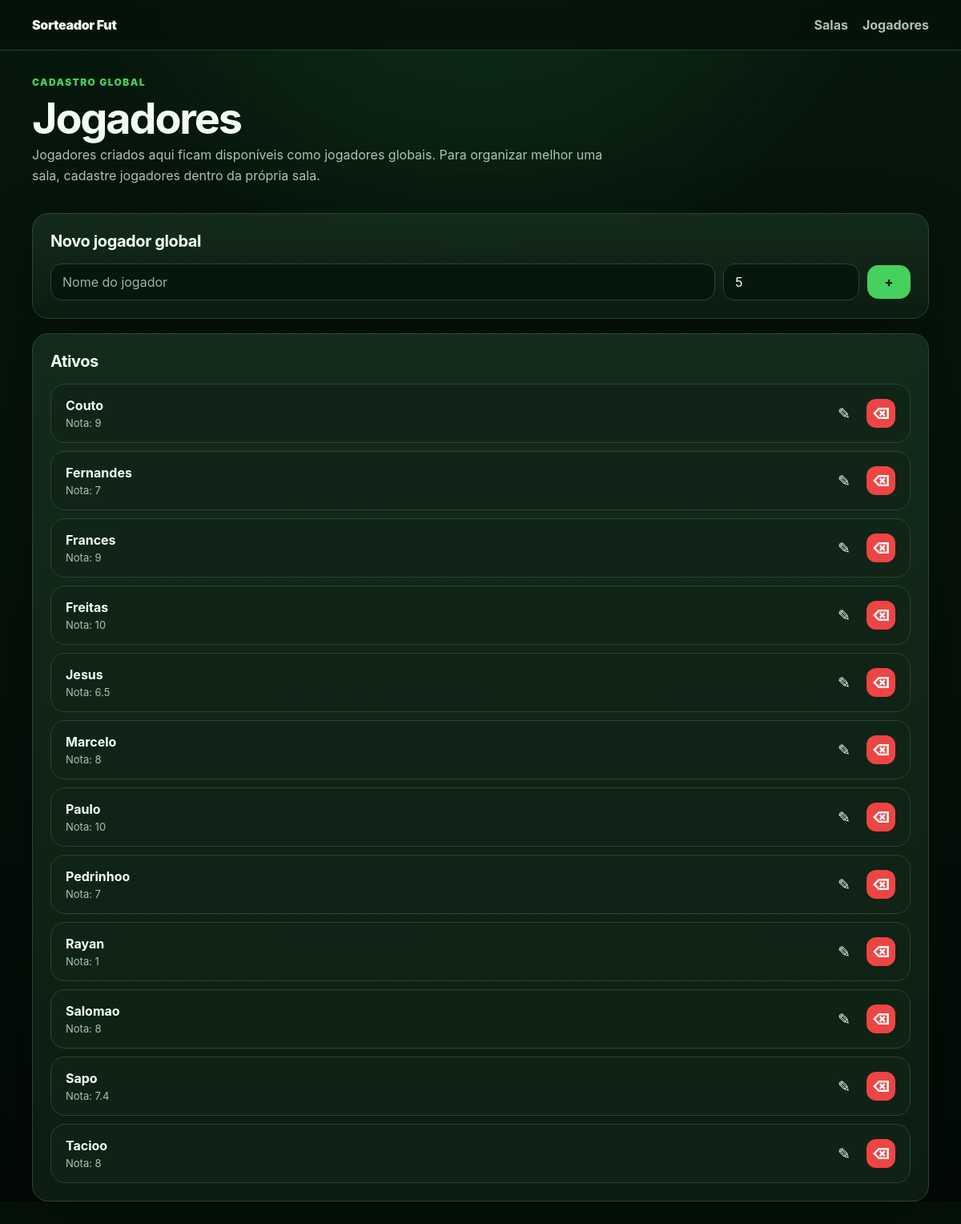
The page /players on the database its author committed.
### app.py (models this page shows)
class Player(db.Model):
    id = db.Column(db.Integer, primary_key=True)
    room_id = db.Column(db.Integer, db.ForeignKey("room.id"), nullable=True, index=True)
    name = db.Column(db.String(120), nullable=False)
    rating = db.Column(db.Float, nullable=False)
    active = db.Column(db.Boolean, default=True, nullable=False)
    created_at = db.Column(db.DateTime, default=lambda: utcnow_naive(), nullable=False)
    room = db.relationship("Room", back_populates="players")

### app.py (the view, shortened to what this page needs)
@app.route("/players", methods=["GET", "POST"])
def players():
    active_players = Player.query.filter_by(active=True).order_by(Player.name.asc()).all()
    inactive_players = Player.query.filter_by(active=False).order_by(Player.name.asc()).all()
    return render_template("players.html", active_players=active_players, inactive_players=inactive_players)

### app.py (called while the page is built)
@app.template_filter("score")
def score_filter(value: float | None) -> str:
    if value is None:
        return "0.00"
    text_value = f"{value:.2f}"
    return text_value.rstrip("0").rstrip(".")

### templates/players.html (shortened to what this page needs)
{% extends "layout.html" %}
{% block content %}
<section class="page-header">
  <div>
    <span class="eyebrow">Cadastro global</span>
    <h1>Jogadores</h1>
    <p>Jogadores criados aqui ficam disponíveis como jogadores globais. Para organizar melhor uma sala, cadastre jogadores dentro da própria sala.</p>
  </div>
</section>
<section class="card">
  <h2>Novo jogador global</h2>
  <form method="post" class="quick-add-form wide">
    <input type="text" name="name" placeholder="Nome do jogador" required>
    <input type="number" name="rating" min="0" max="10" step="0.1" placeholder="Nota" value="5" required>
    <button type="submit">+</button>
  </form>
</section>
<section class="card">
  <h2>Ativos</h2>
  {% if active_players %}
    <div class="list-stack">
      {% for player in active_players %}
        <div class="list-card player-list-card">
          <div>
            <strong>{{ player.name }}</strong>
            <span>Nota: {{ player.rating|score }}</span>
          </div>
          <div class="icon-actions">
            <a class="icon-button" href="{{ url_for('edit_player', player_id=player.id) }}" aria-label="Editar {{ player.name }}">✎</a>
            <form action="{{ url_for('deactivate_player', player_id=player.id) }}" method="post" class="mini-form">
              <button type="submit" class="icon-button danger ghost" aria-label="Remover {{ player.name }}">⌫</button>
            </form>
          </div>
        </div>
      {% endfor %}
    </div>
  {% else %}
    <div class="empty">Nenhum jogador ativo.</div>
  {% endif %}
</section>
{% endblock %}

### templates/layout.html (shortened to what this page needs)
<!doctype html>
<html lang="pt-br">
<head>
  <link rel="stylesheet" href="{{ url_for('static', filename='style.css') }}">
</head>
<body>
  {% block topbar %}
    <header class="topbar">
      <div class="topbar-inner">
        <a href="{{ url_for('index') }}" class="brand">Sorteador Fut</a>
        <nav class="main-nav">
          <a href="{{ url_for('index') }}">Salas</a>
          <a href="{{ url_for('players') }}">Jogadores</a>
        </nav>
      </div>
    </header>
  {% endblock %}
  <main class="container">
    {% block content %}{% endblock %}
  </main>
</body>
</html>

### rows shown on the page
Player: name "Couto", rating|score "9"
Player: name "Fernandes", rating|score "7"
Player: name "Frances", rating|score "9"
Player: name "Freitas", rating|score "10"
Player: name "Jesus", rating|score "6.5"
Player: name "Marcelo", rating|score "8"
Player: name "Paulo", rating|score "10"
Player: name "Pedrinhoo", rating|score "7"
Player: name "Rayan", rating|score "1"
Player: name "Salomao", rating|score "8"
Player: name "Sapo", rating|score "7.4"
Player: name "Tacioo", rating|score "8"
